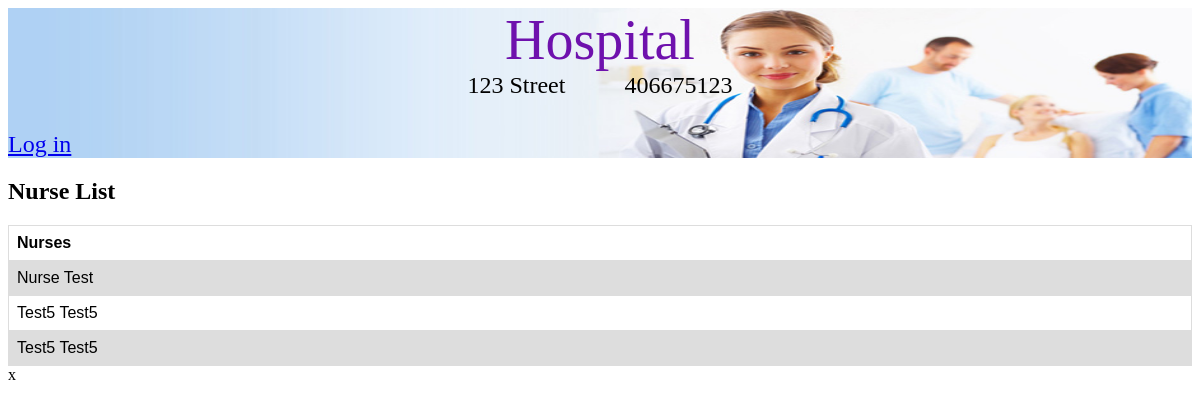
Page /nurses/ on the earlier database version.
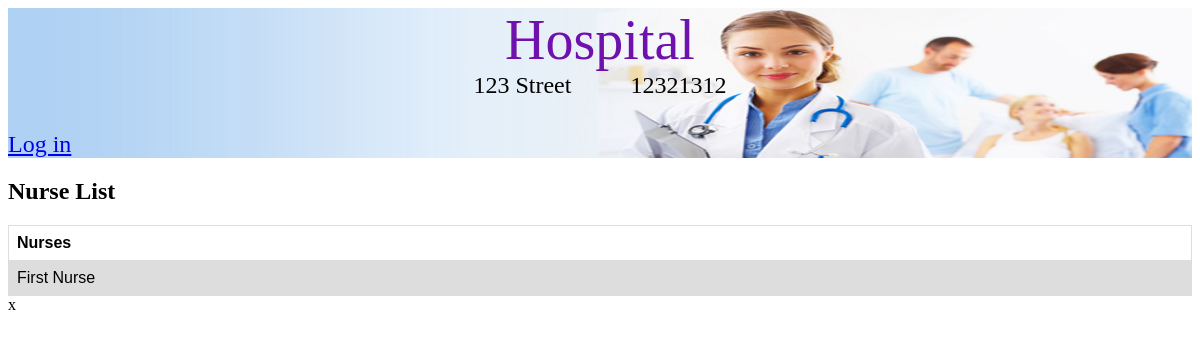
Same page on the later database version.
### hospital/models.py (models this page shows, shortened)
class Hospital(models.Model):
    name = models.CharField(max_length=50)
    address = models.CharField(max_length=100)
    phone_number = models.CharField(max_length=10)
    patient_rooms = models.ManyToManyField(PatientRoom, symmetrical=False)
    surgery_rooms = models.ManyToManyField(SurgeryRoom, symmetrical=False)
    patients = models.ManyToManyField(Patient, symmetrical=False)
    doctors = models.ManyToManyField(Doctors, symmetrical=False)
    nurses = models.ManyToManyField(Nurses, symmetrical=False)

### Person/models.py (models this page shows)
class Employee(Persons):
    shift = models.CharField(max_length=200, default='', blank=True)
    jobDesc = models.CharField(max_length=200, default='', blank=True)
    salary = models.DecimalField(max_digits=7, decimal_places=0, default=Decimal('0.00'))
    class Meta:
        abstract=True

class Nurses(Employee):
    specialty = models.CharField(max_length=200, default='', blank=True)

### Person/views.py (the view)
# urls.py: url(r'^nurses/$',views.listNurses, name='nurse_list'),
def listNurses(request):
	hospital=get_object_or_404(Hospital, id=1)
	nurseList=hospital.nurses.all()
	print(nurseList)
	return render(request, 'listnurses.html', {'nurseList':nurseList, 'hospital':hospital})

### Person/models.py (called while the page is built)
    def __str__(self):
        return self.firstName+ " "+ self.lastName

### Person/templates/listnurses.html
{% extends "base.html" %}
{% block header %}
<div class="container_header">
    {% if hospital is not None %}
        <div class="container_hospital_info">
            <div class="hospital_title"><a class="hospital_title_text" href="{% url 'hospital:home' %}">{{ hospital.name }}</a></div>
            <div class="hospital_info">
                <div>{{ hospital.address }}</div>
                <div class="padding"></div>
                <div>{{ hospital.phone_number }}</div>
            </div>
        </div>
    {% else %}
        <a href="/" class="logo">My Hospital</a>
    {% endif %}
    <div class="container_user_info">
        {% if user.is_authenticated %}
            <div class="user_name_info">Hello, {{user.username}}</div>
            <div><a class="log_out" href="{% url 'accounts:logout' %}">Log out</a></div>
        {% else %}
            <a href="{% url 'accounts:login' %}">Log in</a>
        {% endif %}
    </div>
</div>
{% endblock %}
{% block content %}
    <div class="container_nurse">
        <h2 class="Nurse  List">Nurse List</h2>
        <table>
            <tr>
                <th class="nurse_name_table_header">Nurses</th>
            </tr>
            {%for nr in nurseList%}
                <tr class="table_row_nurse">
                    <td>{{nr.firstName}} {{nr.lastName}}</td>
                </tr>
            {%endfor%}
        </table>
    </div>x
{% endblock %}

Differences in the rows shown:
removed Nurses: firstName "Test5", lastName "Test5"
removed Nurses: firstName "Test5", lastName "Test5"
changed Hospital "Hospital": phone_number "406675123" → "12321312"
changed Nurses "Nurse": firstName "Nurse" → "First"; lastName "Test" → "Nurse"
